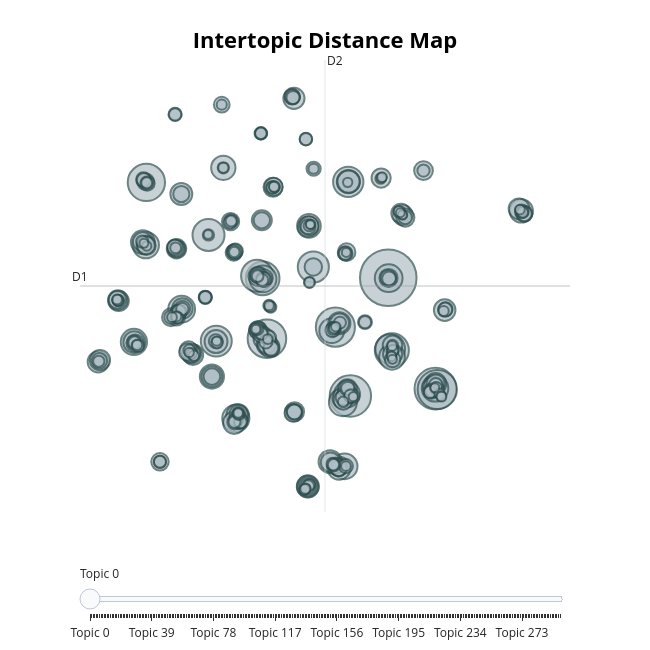

Here is the notebook cell this chart was saved with:
### Code cell
# Visualize the topic separation
topic_model.visualize_topics()

### Figure 1 — Plotly figure (JSON) as saved in the notebook; plotly's stock layout.template omitted (floating-point values rounded to 4 significant figures; data arrays with more than 128 entries replaced by an {"elided": "..."} marker saying what was removed)
{"data": [{"customdata": {"elided": "298x3 mixed values"}, "hovertemplate": "<b>Topic %{customdata[0]}</b><br>%{customdata[1]}<br>Size: %{customdata[2]}", "legendgroup": "", "marker": {"color": "#B0BEC5", "line": {"color": "DarkSlateGrey", "width": 2}, "size": {"elided": "298 int values"}, "sizemode": "area", "sizeref": 0.25, "symbol": "circle"}, "mode": "markers", "name": "", "orientation": "v", "showlegend": false, "type": "scatter", "x": {"elided": "298 float values"}, "xaxis": "x", "y": {"elided": "298 float values"}, "yaxis": "y"}], "layout": {"annotations": [{"showarrow": false, "text": "D1", "x": -10.76, "y": 4.439, "yshift": 10}, {"showarrow": false, "text": "D2", "x": 8.182, "xshift": 10, "y": 22.52}], "height": 650, "hoverlabel": {"bgcolor": "white", "font": {"family": "Rockwell", "size": 16}}, "legend": {"itemsizing": "constant", "tracegroupgap": 0}, "margin": {"t": 60}, "shapes": [{"line": {"color": "#CFD8DC", "width": 2}, "type": "line", "x0": 8.182, "x1": 8.182, "y0": -13.64, "y1": 22.52}, {"line": {"color": "#9E9E9E", "width": 2}, "type": "line", "x0": -10.76, "x1": 27.13, "y0": 4.439, "y1": 4.439}], "sliders": [{"active": 0, "pad": {"t": 50}, "steps": [{"args": [{"marker.color": {"elided": "1x298 str values"}}], "label": "Topic 0", "method": "update"}, {"args": [{"marker.color": {"elided": "1x298 str values"}}], "label": "Topic 1", "method": "update"}, {"args": [{"marker.color": {"elided": "1x298 str values"}}], "label": "Topic 2", "method": "update"}, {"args": [{"marker.color": {"elided": "1x298 str values"}}], "label": "Topic 3", "method": "update"}, {"args": [{"marker.color": {"elided": "1x298 str values"}}], "label": "Topic 4", "method": "update"}, {"args": [{"marker.color": {"elided": "1x298 str values"}}], "label": "Topic 5", "method": "update"}, {"args": [{"marker.color": {"elided": "1x298 str values"}}], "label": "Topic 6", "method": "update"}, {"args": [{"marker.color": {"elided": "1x298 str values"}}], "label": "Topic 7", "method": "update"}, {"args": [{"marker.color": {"elided": "1x298 str values"}}], "label": "Topic 8", "method": "update"}, {"args": [{"marker.color": {"elided": "1x298 str values"}}], "label": "Topic 9", "method": "update"}, {"args": [{"marker.color": {"elided": "1x298 str values"}}], "label": "Topic 10", "method": "update"}, {"args": [{"marker.color": {"elided": "1x298 str values"}}], "label": "Topic 11", "method": "update"}, {"args": [{"marker.color": {"elided": "1x298 str values"}}], "label": "Topic 12", "method": "update"}, {"args": [{"marker.color": {"elided": "1x298 str values"}}], "label": "Topic 13", "method": "update"}, {"args": [{"marker.color": {"elided": "1x298 str values"}}], "label": "Topic 14", "method": "update"}, {"args": [{"marker.color": {"elided": "1x298 str values"}}], "label": "Topic 15", "method": "update"}, {"args": [{"marker.color": {"elided": "1x298 str values"}}], "label": "Topic 16", "method": "update"}, {"args": [{"marker.color": {"elided": "1x298 str values"}}], "label": "Topic 17", "method": "update"}, {"args": [{"marker.color": {"elided": "1x298 str values"}}], "label": "Topic 18", "method": "update"}, {"args": [{"marker.color": {"elided": "1x298 str values"}}], "label": "Topic 19", "method": "update"}, {"args": [{"marker.color": {"elided": "1x298 str values"}}], "label": "Topic 20", "method": "update"}, {"args": [{"marker.color": {"elided": "1x298 str values"}}], "label": "Topic 21", "method": "update"}, {"args": [{"marker.color": {"elided": "1x298 str values"}}], "label": "Topic 22", "method": "update"}, {"args": [{"marker.color": {"elided": "1x298 str values"}}], "label": "Topic 23", "method": "update"}, {"args": [{"marker.color": {"elided": "1x298 str values"}}], "label": "Topic 24", "method": "update"}, {"args": [{"marker.color": {"elided": "1x298 str values"}}], "label": "Topic 25", "method": "update"}, {"args": [{"marker.color": {"elided": "1x298 str values"}}], "label": "Topic 26", "method": "update"}, {"args": [{"marker.color": {"elided": "1x298 str values"}}], "label": "Topic 27", "method": "update"}, {"args": [{"marker.color": {"elided": "1x298 str values"}}], "label": "Topic 28", "method": "update"}, {"args": [{"marker.color": {"elided": "1x298 str values"}}], "label": "Topic 29", "method": "update"}, {"args": [{"marker.color": {"elided": "1x298 str values"}}], "label": "Topic 30", "method": "update"}, {"args": [{"marker.color": {"elided": "1x298 str values"}}], "label": "Topic 31", "method": "update"}, {"args": [{"marker.color": {"elided": "1x298 str values"}}], "label": "Topic 32", "method": "update"}, {"args": [{"marker.color": {"elided": "1x298 str values"}}], "label": "Topic 33", "method": "update"}, {"args": [{"marker.color": {"elided": "1x298 str values"}}], "label": "Topic 34", "method": "update"}, {"args": [{"marker.color": {"elided": "1x298 str values"}}], "label": "Topic 35", "method": "update"}, {"args": [{"marker.color": {"elided": "1x298 str values"}}], "label": "Topic 36", "method": "update"}, {"args": [{"marker.color": {"elided": "1x298 str values"}}], "label": "Topic 37", "method": "update"}, {"args": [{"marker.color": {"elided": "1x298 str values"}}], "label": "Topic 38", "method": "update"}, {"args": [{"marker.color": {"elided": "1x298 str values"}}], "label": "Topic 39", "method": "update"}, {"args": [{"marker.color": {"elided": "1x298 str values"}}], "label": "Topic 40", "method": "update"}, {"args": [{"marker.color": {"elided": "1x298 str values"}}], "label": "Topic 41", "method": "update"}, {"args": [{"marker.color": {"elided": "1x298 str values"}}], "label": "Topic 42", "method": "update"}, {"args": [{"marker.color": {"elided": "1x298 str values"}}], "label": "Topic 43", "method": "update"}, {"args": [{"marker.color": {"elided": "1x298 str values"}}], "label": "Topic 44", "method": "update"}, {"args": [{"marker.color": {"elided": "1x298 str values"}}], "label": "Topic 45", "method": "update"}, {"args": [{"marker.color": {"elided": "1x298 str values"}}], "label": "Topic 46", "method": "update"}, {"args": [{"marker.color": {"elided": "1x298 str values"}}], "label": "Topic 47", "method": "update"}, {"args": [{"marker.color": {"elided": "1x298 str values"}}], "label": "Topic 48", "method": "update"}, {"args": [{"marker.color": {"elided": "1x298 str values"}}], "label": "Topic 49", "method": "update"}, {"args": [{"marker.color": {"elided": "1x298 str values"}}], "label": "Topic 50", "method": "update"}, {"args": [{"marker.color": {"elided": "1x298 str values"}}], "label": "Topic 51", "method": "update"}, {"args": [{"marker.color": {"elided": "1x298 str values"}}], "label": "Topic 52", "method": "update"}, {"args": [{"marker.color": {"elided": "1x298 str values"}}], "label": "Topic 53", "method": "update"}, {"args": [{"marker.color": {"elided": "1x298 str values"}}], "label": "Topic 54", "method": "update"}, {"args": [{"marker.color": {"elided": "1x298 str values"}}], "label": "Topic 55", "method": "update"}, {"args": [{"marker.color": {"elided": "1x298 str values"}}], "label": "Topic 56", "method": "update"}, {"args": [{"marker.color": {"elided": "1x298 str values"}}], "label": "Topic 57", "method": "update"}, {"args": [{"marker.color": {"elided": "1x298 str values"}}], "label": "Topic 58", "method": "update"}, {"args": [{"marker.color": {"elided": "1x298 str values"}}], "label": "Topic 59", "method": "update"}, {"args": [{"marker.color": {"elided": "1x298 str values"}}], "label": "Topic 60", "method": "update"}, {"args": [{"marker.color": {"elided": "1x298 str values"}}], "label": "Topic 61", "method": "update"}, {"args": [{"marker.color": {"elided": "1x298 str values"}}], "label": "Topic 62", "method": "update"}, {"args": [{"marker.color": {"elided": "1x298 str values"}}], "label": "Topic 63", "method": "update"}, {"args": [{"marker.color": {"elided": "1x298 str values"}}], "label": "Topic 64", "method": "update"}, {"args": [{"marker.color": {"elided": "1x298 str values"}}], "label": "Topic 65", "method": "update"}, {"args": [{"marker.color": {"elided": "1x298 str values"}}], "label": "Topic 66", "method": "update"}, {"args": [{"marker.color": {"elided": "1x298 str values"}}], "label": "Topic 67", "method": "update"}, {"args": [{"marker.color": {"elided": "1x298 str values"}}], "label": "Topic 68", "method": "update"}, {"args": [{"marker.color": {"elided": "1x298 str values"}}], "label": "Topic 69", "method": "update"}, {"args": [{"marker.color": {"elided": "1x298 str values"}}], "label": "Topic 70", "method": "update"}, {"args": [{"marker.color": {"elided": "1x298 str values"}}], "label": "Topic 71", "method": "update"}, {"args": [{"marker.color": {"elided": "1x298 str values"}}], "label": "Topic 72", "method": "update"}, {"args": [{"marker.color": {"elided": "1x298 str values"}}], "label": "Topic 73", "method": "update"}, {"args": [{"marker.color": {"elided": "1x298 str values"}}], "label": "Topic 74", "method": "update"}, {"args": [{"marker.color": {"elided": "1x298 str values"}}], "label": "Topic 75", "method": "update"}, {"args": [{"marker.color": {"elided": "1x298 str values"}}], "label": "Topic 76", "method": "update"}, {"args": [{"marker.color": {"elided": "1x298 str values"}}], "label": "Topic 77", "method": "update"}, {"args": [{"marker.color": {"elided": "1x298 str values"}}], "label": "Topic 78", "method": "update"}, {"args": [{"marker.color": {"elided": "1x298 str values"}}], "label": "Topic 79", "method": "update"}, {"args": [{"marker.color": {"elided": "1x298 str values"}}], "label": "Topic 80", "method": "update"}, {"args": [{"marker.color": {"elided": "1x298 str values"}}], "label": "Topic 81", "method": "update"}, {"args": [{"marker.color": {"elided": "1x298 str values"}}], "label": "Topic 82", "method": "update"}, {"args": [{"marker.color": {"elided": "1x298 str values"}}], "label": "Topic 83", "method": "update"}, {"args": [{"marker.color": {"elided": "1x298 str values"}}], "label": "Topic 84", "method": "update"}, {"args": [{"marker.color": {"elided": "1x298 str values"}}], "label": "Topic 85", "method": "update"}, {"args": [{"marker.color": {"elided": "1x298 str values"}}], "label": "Topic 86", "method": "update"}, {"args": [{"marker.color": {"elided": "1x298 str values"}}], "label": "Topic 87", "method": "update"}, {"args": [{"marker.color": {"elided": "1x298 str values"}}], "label": "Topic 88", "method": "update"}, {"args": [{"marker.color": {"elided": "1x298 str values"}}], "label": "Topic 89", "method": "update"}, {"args": [{"marker.color": {"elided": "1x298 str values"}}], "label": "Topic 90", "method": "update"}, {"args": [{"marker.color": {"elided": "1x298 str values"}}], "label": "Topic 91", "method": "update"}, {"args": [{"marker.color": {"elided": "1x298 str values"}}], "label": "Topic 92", "method": "update"}, {"args": [{"marker.color": {"elided": "1x298 str values"}}], "label": "Topic 93", "method": "update"}, {"args": [{"marker.color": {"elided": "1x298 str values"}}], "label": "Topic 94", "method": "update"}, {"args": [{"marker.color": {"elided": "1x298 str values"}}], "label": "Topic 95", "method": "update"}, {"args": [{"marker.color": {"elided": "1x298 str values"}}], "label": "Topic 96", "method": "update"}, {"args": [{"marker.color": {"elided": "1x298 str values"}}], "label": "Topic 97", "method": "update"}, {"args": [{"marker.color": {"elided": "1x298 str values"}}], "label": "Topic 98", "method": "update"}, {"args": [{"marker.color": {"elided": "1x298 str values"}}], "label": "Topic 99", "method": "update"}, {"args": [{"marker.color": {"elided": "1x298 str values"}}], "label": "Topic 100", "method": "update"}, {"args": [{"marker.color": {"elided": "1x298 str values"}}], "label": "Topic 101", "method": "update"}, {"args": [{"marker.color": {"elided": "1x298 str values"}}], "label": "Topic 102", "method": "update"}, {"args": [{"marker.color": {"elided": "1x298 str values"}}], "label": "Topic 103", "method": "update"}, {"args": [{"marker.color": {"elided": "1x298 str values"}}], "label": "Topic 104", "method": "update"}, {"args": [{"marker.color": {"elided": "1x298 str values"}}], "label": "Topic 105", "method": "update"}, {"args": [{"marker.color": {"elided": "1x298 str values"}}], "label": "Topic 106", "method": "update"}, {"args": [{"marker.color": {"elided": "1x298 str values"}}], "label": "Topic 107", "method": "update"}, {"args": [{"marker.color": {"elided": "1x298 str values"}}], "label": "Topic 108", "method": "update"}, {"args": [{"marker.color": {"elided": "1x298 str values"}}], "label": "Topic 109", "method": "update"}, {"args": [{"marker.color": {"elided": "1x298 str values"}}], "label": "Topic 110", "method": "update"}, {"args": [{"marker.color": {"elided": "1x298 str values"}}], "label": "Topic 111", "method": "update"}, {"args": [{"marker.color": {"elided": "1x298 str values"}}], "label": "Topic 112", "method": "update"}, {"args": [{"marker.color": {"elided": "1x298 str values"}}], "label": "Topic 113", "method": "update"}, {"args": [{"marker.color": {"elided": "1x298 str values"}}], "label": "Topic 114", "method": "update"}, {"args": [{"marker.color": {"elided": "1x298 str values"}}], "label": "Topic 115", "method": "update"}, {"args": [{"marker.color": {"elided": "1x298 str values"}}], "label": "Topic 116", "method": "update"}, {"args": [{"marker.color": {"elided": "1x298 str values"}}], "label": "Topic 117", "method": "update"}, {"args": [{"marker.color": {"elided": "1x298 str values"}}], "label": "Topic 118", "method": "update"}, {"args": [{"marker.color": {"elided": "1x298 str values"}}], "label": "Topic 119", "method": "update"}, {"args": [{"marker.color": {"elided": "1x298 str values"}}], "label": "Topic 120", "method": "update"}, {"args": [{"marker.color": {"elided": "1x298 str values"}}], "label": "Topic 121", "method": "update"}, {"args": [{"marker.color": {"elided": "1x298 str values"}}], "label": "Topic 122", "method": "update"}, {"args": [{"marker.color": {"elided": "1x298 str values"}}], "label": "Topic 123", "method": "update"}, {"args": [{"marker.color": {"elided": "1x298 str values"}}], "label": "Topic 124", "method": "update"}, {"args": [{"marker.color": {"elided": "1x298 str values"}}], "label": "Topic 125", "method": "update"}, {"args": [{"marker.color": {"elided": "1x298 str values"}}], "label": "Topic 126", "method": "update"}, {"args": [{"marker.color": {"elided": "1x298 str values"}}], "label": "Topic 127", "method": "update"}, {"args": [{"marker.color": {"elided": "1x298 str values"}}], "label": "Topic 128", "method": "update"}, {"args": [{"marker.color": {"elided": "1x298 str values"}}], "label": "Topic 129", "method": "update"}, {"args": [{"marker.color": {"elided": "1x298 str values"}}], "label": "Topic 130", "method": "update"}, {"args": [{"marker.color": {"elided": "1x298 str values"}}], "label": "Topic 131", "method": "update"}, {"args": [{"marker.color": {"elided": "1x298 str values"}}], "label": "Topic 132", "method": "update"}, {"args": [{"marker.color": {"elided": "1x298 str values"}}], "label": "Topic 133", "method": "update"}, {"args": [{"marker.color": {"elided": "1x298 str values"}}], "label": "Topic 134", "method": "update"}, {"args": [{"marker.color": {"elided": "1x298 str values"}}], "label": "Topic 135", "method": "update"}, {"args": [{"marker.color": {"elided": "1x298 str values"}}], "label": "Topic 136", "method": "update"}, {"args": [{"marker.color": {"elided": "1x298 str values"}}], "label": "Topic 137", "method": "update"}, {"args": [{"marker.color": {"elided": "1x298 str values"}}], "label": "Topic 138", "method": "update"}, {"args": [{"marker.color": {"elided": "1x298 str values"}}], "label": "Topic 139", "method": "update"}, {"args": [{"marker.color": {"elided": "1x298 str values"}}], "label": "Topic 140", "method": "update"}, {"args": [{"marker.color": {"elided": "1x298 str values"}}], "label": "Topic 141", "method": "update"}, {"args": [{"marker.color": {"elided": "1x298 str values"}}], "label": "Topic 142", "method": "update"}, {"args": [{"marker.color": {"elided": "1x298 str values"}}], "label": "Topic 143", "method": "update"}, {"args": [{"marker.color": {"elided": "1x298 str values"}}], "label": "Topic 144", "method": "update"}, {"args": [{"marker.color": {"elided": "1x298 str values"}}], "label": "Topic 145", "method": "update"}, {"args": [{"marker.color": {"elided": "1x298 str values"}}], "label": "Topic 146", "method": "update"}, {"args": [{"marker.color": {"elided": "1x298 str values"}}], "label": "Topic 147", "method": "update"}, {"args": [{"marker.color": {"elided": "1x298 str values"}}], "label": "Topic 148", "method": "update"}, {"args": [{"marker.color": {"elided": "1x298 str values"}}], "label": "Topic 149", "method": "update"}, {"args": [{"marker.color": {"elided": "1x298 str values"}}], "label": "Topic 150", "method": "update"}, {"args": [{"marker.color": {"elided": "1x298 str values"}}], "label": "Topic 151", "method": "update"}, {"args": [{"marker.color": {"elided": "1x298 str values"}}], "label": "Topic 152", "method": "update"}, {"args": [{"marker.color": {"elided": "1x298 str values"}}], "label": "Topic 153", "method": "update"}, {"args": [{"marker.color": {"elided": "1x298 str values"}}], "label": "Topic 154", "method": "update"}, {"args": [{"marker.color": {"elided": "1x298 str values"}}], "label": "Topic 155", "method": "update"}, {"args": [{"marker.color": {"elided": "1x298 str values"}}], "label": "Topic 156", "method": "update"}, {"args": [{"marker.color": {"elided": "1x298 str values"}}], "label": "Topic 157", "method": "update"}, {"args": [{"marker.color": {"elided": "1x298 str values"}}], "label": "Topic 158", "method": "update"}, {"args": [{"marker.color": {"elided": "1x298 str values"}}], "label": "Topic 159", "method": "update"}, {"args": [{"marker.color": {"elided": "1x298 str values"}}], "label": "Topic 160", "method": "update"}, {"args": [{"marker.color": {"elided": "1x298 str values"}}], "label": "Topic 161", "method": "update"}, {"args": [{"marker.color": {"elided": "1x298 str values"}}], "label": "Topic 162", "method": "update"}, {"args": [{"marker.color": {"elided": "1x298 str values"}}], "label": "Topic 163", "method": "update"}, {"args": [{"marker.color": {"elided": "1x298 str values"}}], "label": "Topic 164", "method": "update"}, {"args": [{"marker.color": {"elided": "1x298 str values"}}], "label": "Topic 165", "method": "update"}, {"args": [{"marker.color": {"elided": "1x298 str values"}}], "label": "Topic 166", "method": "update"}, {"args": [{"marker.color": {"elided": "1x298 str values"}}], "label": "Topic 167", "method": "update"}, {"args": [{"marker.color": {"elided": "1x298 str values"}}], "label": "Topic 168", "method": "update"}, {"args": [{"marker.color": {"elided": "1x298 str values"}}], "label": "Topic 169", "method": "update"}, {"args": [{"marker.color": {"elided": "1x298 str values"}}], "label": "Topic 170", "method": "update"}, {"args": [{"marker.color": {"elided": "1x298 str values"}}], "label": "Topic 171", "method": "update"}, {"args": [{"marker.color": {"elided": "1x298 str values"}}], "label": "Topic 172", "method": "update"}, {"args": [{"marker.color": {"elided": "1x298 str values"}}], "label": "Topic 173", "method": "update"}, {"args": [{"marker.color": {"elided": "1x298 str values"}}], "label": "Topic 174", "method": "update"}, {"args": [{"marker.color": {"elided": "1x298 str values"}}], "label": "Topic 175", "method": "update"}, {"args": [{"marker.color": {"elided": "1x298 str values"}}], "label": "Topic 176", "method": "update"}, {"args": [{"marker.color": {"elided": "1x298 str values"}}], "label": "Topic 177", "method": "update"}, {"args": [{"marker.color": {"elided": "1x298 str values"}}], "label": "Topic 178", "method": "update"}, {"args": [{"marker.color": {"elided": "1x298 str values"}}], "label": "Topic 179", "method": "update"}, {"args": [{"marker.color": {"elided": "1x298 str values"}}], "label": "Topic 180", "method": "update"}, {"args": [{"marker.color": {"elided": "1x298 str values"}}], "label": "Topic 181", "method": "update"}, {"args": [{"marker.color": {"elided": "1x298 str values"}}], "label": "Topic 182", "method": "update"}, {"args": [{"marker.color": {"elided": "1x298 str values"}}], "label": "Topic 183", "method": "update"}, {"args": [{"marker.color": {"elided": "1x298 str values"}}], "label": "Topic 184", "method": "update"}, {"args": [{"marker.color": {"elided": "1x298 str values"}}], "label": "Topic 185", "method": "update"}, {"args": [{"marker.color": {"elided": "1x298 str values"}}], "label": "Topic 186", "method": "update"}, {"args": [{"marker.color": {"elided": "1x298 str values"}}], "label": "Topic 187", "method": "update"}, {"args": [{"marker.color": {"elided": "1x298 str values"}}], "label": "Topic 188", "method": "update"}, {"args": [{"marker.color": {"elided": "1x298 str values"}}], "label": "Topic 189", "method": "update"}, {"args": [{"marker.color": {"elided": "1x298 str values"}}], "label": "Topic 190", "method": "update"}, {"args": [{"marker.color": {"elided": "1x298 str values"}}], "label": "Topic 191", "method": "update"}, {"args": [{"marker.color": {"elided": "1x298 str values"}}], "label": "Topic 192", "method": "update"}, {"args": [{"marker.color": {"elided": "1x298 str values"}}], "label": "Topic 193", "method": "update"}, {"args": [{"marker.color": {"elided": "1x298 str values"}}], "label": "Topic 194", "method": "update"}, {"args": [{"marker.color": {"elided": "1x298 str values"}}], "label": "Topic 195", "method": "update"}, {"args": [{"marker.color": {"elided": "1x298 str values"}}], "label": "Topic 196", "method": "update"}, {"args": [{"marker.color": {"elided": "1x298 str values"}}], "label": "Topic 197", "method": "update"}, {"args": [{"marker.color": {"elided": "1x298 str values"}}], "label": "Topic 198", "method": "update"}, {"args": [{"marker.color": {"elided": "1x298 str values"}}], "label": "Topic 199", "method": "update"}, {"args": [{"marker.color": {"elided": "1x298 str values"}}], "label": "Topic 200", "method": "update"}, {"args": [{"marker.color": {"elided": "1x298 str values"}}], "label": "Topic 201", "method": "update"}, {"args": [{"marker.color": {"elided": "1x298 str values"}}], "label": "Topic 202", "method": "update"}, {"args": [{"marker.color": {"elided": "1x298 str values"}}], "label": "Topic 203", "method": "update"}, {"args": [{"marker.color": {"elided": "1x298 str values"}}], "label": "Topic 204", "method": "update"}, {"args": [{"marker.color": {"elided": "1x298 str values"}}], "label": "Topic 205", "method": "update"}, {"args": [{"marker.color": {"elided": "1x298 str values"}}], "label": "Topic 206", "method": "update"}, {"args": [{"marker.color": {"elided": "1x298 str values"}}], "label": "Topic 207", "method": "update"}, {"args": [{"marker.color": {"elided": "1x298 str values"}}], "label": "Topic 208", "method": "update"}, {"args": [{"marker.color": {"elided": "1x298 str values"}}], "label": "Topic 209", "method": "update"}, {"args": [{"marker.color": {"elided": "1x298 str values"}}], "label": "Topic 210", "method": "update"}, {"args": [{"marker.color": {"elided": "1x298 str values"}}], "label": "Topic 211", "method": "update"}, {"args": [{"marker.color": {"elided": "1x298 str values"}}], "label": "Topic 212", "method": "update"}, {"args": [{"marker.color": {"elided": "1x298 str values"}}], "label": "Topic 213", "method": "update"}, {"args": [{"marker.color": {"elided": "1x298 str values"}}], "label": "Topic 214", "method": "update"}, {"args": [{"marker.color": {"elided": "1x298 str values"}}], "label": "Topic 215", "method": "update"}, {"args": [{"marker.color": {"elided": "1x298 str values"}}], "label": "Topic 216", "method": "update"}, {"args": [{"marker.color": {"elided": "1x298 str values"}}], "label": "Topic 217", "method": "update"}, {"args": [{"marker.color": {"elided": "1x298 str values"}}], "label": "Topic 218", "method": "update"}, {"args": [{"marker.color": {"elided": "1x298 str values"}}], "label": "Topic 219", "method": "update"}, {"args": [{"marker.color": {"elided": "1x298 str values"}}], "label": "Topic 220", "method": "update"}, {"args": [{"marker.color": {"elided": "1x298 str values"}}], "label": "Topic 221", "method": "update"}, {"args": [{"marker.color": {"elided": "1x298 str values"}}], "label": "Topic 222", "method": "update"}, {"args": [{"marker.color": {"elided": "1x298 str values"}}], "label": "Topic 223", "method": "update"}, {"args": [{"marker.color": {"elided": "1x298 str values"}}], "label": "Topic 224", "method": "update"}, {"args": [{"marker.color": {"elided": "1x298 str values"}}], "label": "Topic 225", "method": "update"}, {"args": [{"marker.color": {"elided": "1x298 str values"}}], "label": "Topic 226", "method": "update"}, {"args": [{"marker.color": {"elided": "1x298 str values"}}], "label": "Topic 227", "method": "update"}, {"args": [{"marker.color": {"elided": "1x298 str values"}}], "label": "Topic 228", "method": "update"}, {"args": [{"marker.color": {"elided": "1x298 str values"}}], "label": "Topic 229", "method": "update"}, {"args": [{"marker.color": {"elided": "1x298 str values"}}], "label": "Topic 230", "method": "update"}, {"args": [{"marker.color": {"elided": "1x298 str values"}}], "label": "Topic 231", "method": "update"}, {"args": [{"marker.color": {"elided": "1x298 str values"}}], "label": "Topic 232", "method": "update"}, {"args": [{"marker.color": {"elided": "1x298 str values"}}], "label": "Topic 233", "method": "update"}, {"args": [{"marker.color": {"elided": "1x298 str values"}}], "label": "Topic 234", "method": "update"}, {"args": [{"marker.color": {"elided": "1x298 str values"}}], "label": "Topic 235", "method": "update"}, {"args": [{"marker.color": {"elided": "1x298 str values"}}], "label": "Topic 236", "method": "update"}, {"args": [{"marker.color": {"elided": "1x298 str values"}}], "label": "Topic 237", "method": "update"}, {"args": [{"marker.color": {"elided": "1x298 str values"}}], "label": "Topic 238", "method": "update"}, {"args": [{"marker.color": {"elided": "1x298 str values"}}], "label": "Topic 239", "method": "update"}, {"args": [{"marker.color": {"elided": "1x298 str values"}}], "label": "Topic 240", "method": "update"}, {"args": [{"marker.color": {"elided": "1x298 str values"}}], "label": "Topic 241", "method": "update"}, {"args": [{"marker.color": {"elided": "1x298 str values"}}], "label": "Topic 242", "method": "update"}, {"args": [{"marker.color": {"elided": "1x298 str values"}}], "label": "Topic 243", "method": "update"}, {"args": [{"marker.color": {"elided": "1x298 str values"}}], "label": "Topic 244", "method": "update"}, {"args": [{"marker.color": {"elided": "1x298 str values"}}], "label": "Topic 245", "method": "update"}, {"args": [{"marker.color": {"elided": "1x298 str values"}}], "label": "Topic 246", "method": "update"}, {"args": [{"marker.color": {"elided": "1x298 str values"}}], "label": "Topic 247", "method": "update"}, {"args": [{"marker.color": {"elided": "1x298 str values"}}], "label": "Topic 248", "method": "update"}, {"args": [{"marker.color": {"elided": "1x298 str values"}}], "label": "Topic 249", "method": "update"}, {"args": [{"marker.color": {"elided": "1x298 str values"}}], "label": "Topic 250", "method": "update"}, {"args": [{"marker.color": {"elided": "1x298 str values"}}], "label": "Topic 251", "method": "update"}, {"args": [{"marker.color": {"elided": "1x298 str values"}}], "label": "Topic 252", "method": "update"}, {"args": [{"marker.color": {"elided": "1x298 str values"}}], "label": "Topic 253", "method": "update"}, {"args": [{"marker.color": {"elided": "1x298 str values"}}], "label": "Topic 254", "method": "update"}, {"args": [{"marker.color": {"elided": "1x298 str values"}}], "label": "Topic 255", "method": "update"}, {"args": [{"marker.color": {"elided": "1x298 str values"}}], "label": "Topic 256", "method": "update"}, {"args": [{"marker.color": {"elided": "1x298 str values"}}], "label": "Topic 257", "method": "update"}, {"args": [{"marker.color": {"elided": "1x298 str values"}}], "label": "Topic 258", "method": "update"}, {"args": [{"marker.color": {"elided": "1x298 str values"}}], "label": "Topic 259", "method": "update"}, {"args": [{"marker.color": {"elided": "1x298 str values"}}], "label": "Topic 260", "method": "update"}, {"args": [{"marker.color": {"elided": "1x298 str values"}}], "label": "Topic 261", "method": "update"}, {"args": [{"marker.color": {"elided": "1x298 str values"}}], "label": "Topic 262", "method": "update"}, {"args": [{"marker.color": {"elided": "1x298 str values"}}], "label": "Topic 263", "method": "update"}, {"args": [{"marker.color": {"elided": "1x298 str values"}}], "label": "Topic 264", "method": "update"}, {"args": [{"marker.color": {"elided": "1x298 str values"}}], "label": "Topic 265", "method": "update"}, {"args": [{"marker.color": {"elided": "1x298 str values"}}], "label": "Topic 266", "method": "update"}, {"args": [{"marker.color": {"elided": "1x298 str values"}}], "label": "Topic 267", "method": "update"}, {"args": [{"marker.color": {"elided": "1x298 str values"}}], "label": "Topic 268", "method": "update"}, {"args": [{"marker.color": {"elided": "1x298 str values"}}], "label": "Topic 269", "method": "update"}, {"args": [{"marker.color": {"elided": "1x298 str values"}}], "label": "Topic 270", "method": "update"}, {"args": [{"marker.color": {"elided": "1x298 str values"}}], "label": "Topic 271", "method": "update"}, {"args": [{"marker.color": {"elided": "1x298 str values"}}], "label": "Topic 272", "method": "update"}, {"args": [{"marker.color": {"elided": "1x298 str values"}}], "label": "Topic 273", "method": "update"}, {"args": [{"marker.color": {"elided": "1x298 str values"}}], "label": "Topic 274", "method": "update"}, {"args": [{"marker.color": {"elided": "1x298 str values"}}], "label": "Topic 275", "method": "update"}, {"args": [{"marker.color": {"elided": "1x298 str values"}}], "label": "Topic 276", "method": "update"}, {"args": [{"marker.color": {"elided": "1x298 str values"}}], "label": "Topic 277", "method": "update"}, {"args": [{"marker.color": {"elided": "1x298 str values"}}], "label": "Topic 278", "method": "update"}, {"args": [{"marker.color": {"elided": "1x298 str values"}}], "label": "Topic 279", "method": "update"}, {"args": [{"marker.color": {"elided": "1x298 str values"}}], "label": "Topic 280", "method": "update"}, {"args": [{"marker.color": {"elided": "1x298 str values"}}], "label": "Topic 281", "method": "update"}, {"args": [{"marker.color": {"elided": "1x298 str values"}}], "label": "Topic 282", "method": "update"}, {"args": [{"marker.color": {"elided": "1x298 str values"}}], "label": "Topic 283", "method": "update"}, {"args": [{"marker.color": {"elided": "1x298 str values"}}], "label": "Topic 284", "method": "update"}, {"args": [{"marker.color": {"elided": "1x298 str values"}}], "label": "Topic 285", "method": "update"}, {"args": [{"marker.color": {"elided": "1x298 str values"}}], "label": "Topic 286", "method": "update"}, {"args": [{"marker.color": {"elided": "1x298 str values"}}], "label": "Topic 287", "method": "update"}, {"args": [{"marker.color": {"elided": "1x298 str values"}}], "label": "Topic 288", "method": "update"}, {"args": [{"marker.color": {"elided": "1x298 str values"}}], "label": "Topic 289", "method": "update"}, {"args": [{"marker.color": {"elided": "1x298 str values"}}], "label": "Topic 290", "method": "update"}, {"args": [{"marker.color": {"elided": "1x298 str values"}}], "label": "Topic 291", "method": "update"}, {"args": [{"marker.color": {"elided": "1x298 str values"}}], "label": "Topic 292", "method": "update"}, {"args": [{"marker.color": {"elided": "1x298 str values"}}], "label": "Topic 293", "method": "update"}, {"args": [{"marker.color": {"elided": "1x298 str values"}}], "label": "Topic 294", "method": "update"}, {"args": [{"marker.color": {"elided": "1x298 str values"}}], "label": "Topic 295", "method": "update"}, {"args": [{"marker.color": {"elided": "1x298 str values"}}], "label": "Topic 296", "method": "update"}, {"args": [{"marker.color": {"elided": "1x298 str values"}}], "label": "Topic 297", "method": "update"}]}], "title": {"font": {"color": "Black", "size": 22}, "text": "<b>Intertopic Distance Map</b>", "x": 0.5, "xanchor": "center", "y": 0.95, "yanchor": "top"}, "width": 650, "xaxis": {"anchor": "y", "domain": [0, 1], "range": [-10.76, 27.13], "title": {"text": ""}, "visible": false}, "yaxis": {"anchor": "x", "domain": [0, 1], "range": [-13.64, 22.52], "title": {"text": ""}, "visible": false}}}
